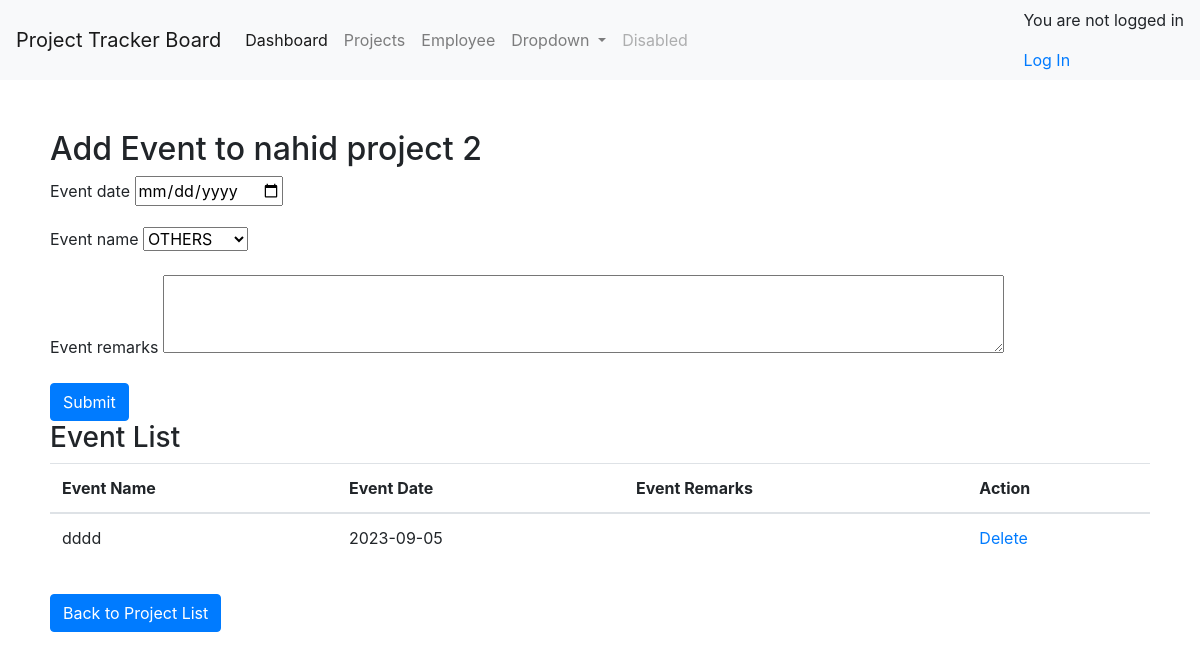
The page /project/add_event/8/ on the database as committed earlier.
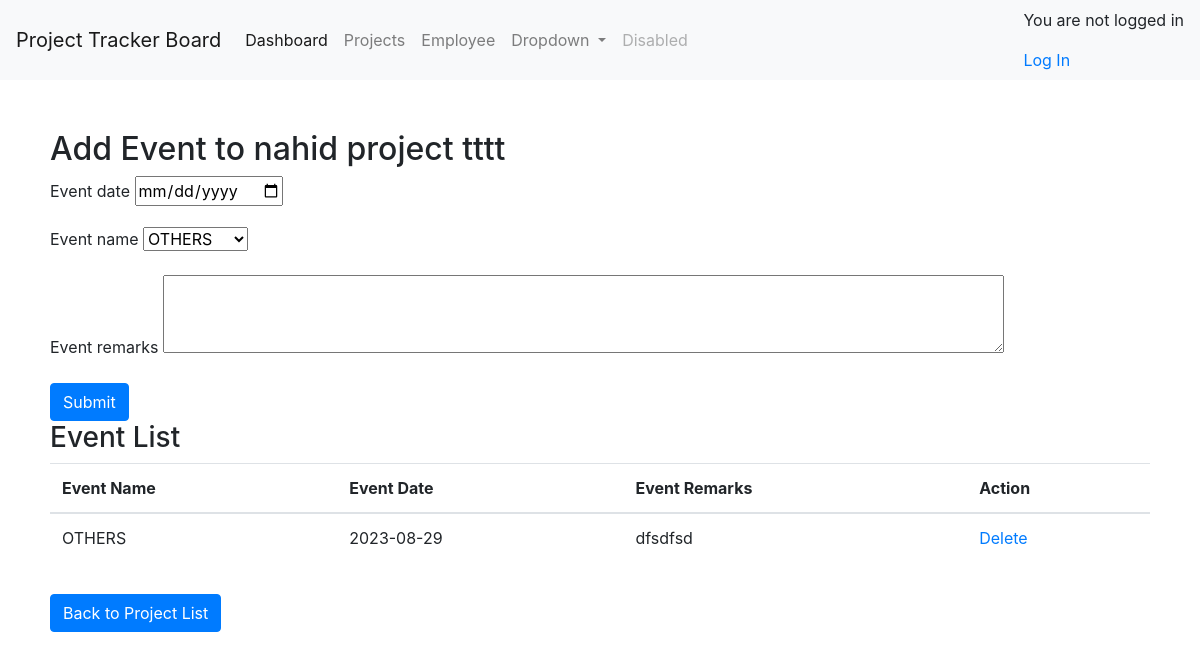
The same page on the database as committed later.
### employee/models.py (models this page shows, shortened)
class Project(models.Model):
    PROJECT_STATUS = PROJECT_STATUS_CHOICES
    project_id = models.AutoField(primary_key=True)
    project_name = models.CharField(max_length=100)
    due_date=models.DateField()
    revised_due_date=models.DateField()
    total_deviation_days=models.IntegerField(default=0)
    team_lead=models.CharField(max_length=50,blank=True)
    project_poc=models.CharField(max_length=50,blank=True)
    notification_sms_recipient=models.CharField(max_length=100, blank=True)
    notification_email_recipient=models.CharField(max_length=100, blank=True)
    block_status=models.BooleanField(default=False)
    inserted_by=models.CharField(max_length=250,default="admin",blank=True)
    insert_date=models.DateTimeField(auto_now_add=True)
    updated_by=models.CharField(max_length=250,default="admin",blank=True)
    update_date=models.DateTimeField(auto_now_add=True)
    remarks=models.CharField(max_length=250,blank=True)
    project_status = models.CharField(max_length=20, choices=PROJECT_STATUS)
    class Meta:
        managed = True
        db_table = "project"

class Event(models.Model):
    project = models.ForeignKey(Project, on_delete=models.CASCADE, related_name='events')
    event_name = models.CharField(max_length=100)
    event_date = models.DateField()
    event_remarks=models.CharField(max_length=250,blank=True)

### employee/views_project.py (the view)
# urls.py: path('project/add_event/<int:id>/', views_project.add_event_to_project, name='add_event_to_project'),
def add_event_to_project(request,id):
    project = get_object_or_404(Project, pk=id)
    if request.method == 'POST':
        event_form = EventForm(request.POST)
        if event_form.is_valid():
            event = event_form.save(commit=False)
            event.project = project
            event.save()
            return redirect('add_event_to_project', id );
    else:
        events = Event.objects.filter(project=project)
    project_form = ProjectForm(instance=project)
    event_form = EventForm()
    context = {
        'project': project,
        'events': events,  # Pass the QuerySet of events to the template
        'project_form': project_form,
        'event_form': event_form,
    }
    return render(request, 'project/add_event_to_project.html', context)

### employee/forms.py (shortened to what this page needs)
class ProjectForm(forms.ModelForm):
    project_status = forms.ChoiceField(choices=PROJECT_STATUS_CHOICES, initial='initiated')
    class Meta:
        model = Project
        fields = "__all__"
        exclude=['inserted_by','updated_by']
        widgets = {
            'due_date': DateInput(),
            'revised_due_date': DateInput() ,
            'remarks': forms.Textarea(attrs={'rows': 3, 'cols': 50}),
        }

class EventForm(forms.ModelForm):
    event_name = forms.ChoiceField(choices=EVENT_NAME_CHOICES, initial='OTHERS')
    class Meta:
        model = Event
        fields = ['event_date','event_name','event_remarks']
        widgets = {
            'event_remarks': forms.Textarea(attrs={'rows': 3, 'cols': 80}),  # Customize the rows and cols as needed
            'event_date': DateInput(),
        }

### employee/templates/project/add_event_to_project.html (shortened to what this page needs)
{% extends "base.html" %}
{% block content %}
  <h2>Add Event to {{ project.project_name }}</h2>
  <form method="post" action="{% url 'add_event_to_project' project.project_id %}">
    {% for field in event_form %}
      <div class="form-group">
        <label for="{{ field.id_for_label }}" class="form-label">{{ field.label }}</label>
        {{ field }}
      </div>
    {% endfor %}
    <button type="submit" class="btn btn-primary">Submit</button>
  </form>
  <h3>Event List</h3>
  <div class="event-list-table">
    <table class="table" class="scrollable-table">
      <thead>
        <tr>
          <th>Event Name</th>
          <th>Event Date</th>
          <th>Event Remarks</th>
          <th>Action</th>
        </tr>
      </thead>
      <tbody >
        {% for event in events %}
        <tr>
          <td>{{ event.event_name }}</td>
          <td>{{ event.event_date }}</td>
          <td>{{ event.event_remarks }}</td>
          <td><a href="/project/delete_event/{{ event.id }}">Delete</a></td>
        </tr>
        {% empty %}
        <tr>
          <td colspan="2">No events found for this project.</td>
        </tr>
        {% endfor %}
      </tbody>
    </table>
  </div>
  <a href="/project/index" class="btn btn-primary mt-3">Back to Project List</a>
{% endblock %}

Rows that differ between the two databases and show on the page:
removed Event: event_name "dddd", event_date "2023-09-05"
changed Project: project_name "nahid project 2" → "nahid project tttt"
added Event: event_name "OTHERS", event_date "2023-08-29", event_remarks "dfsdfsd"
